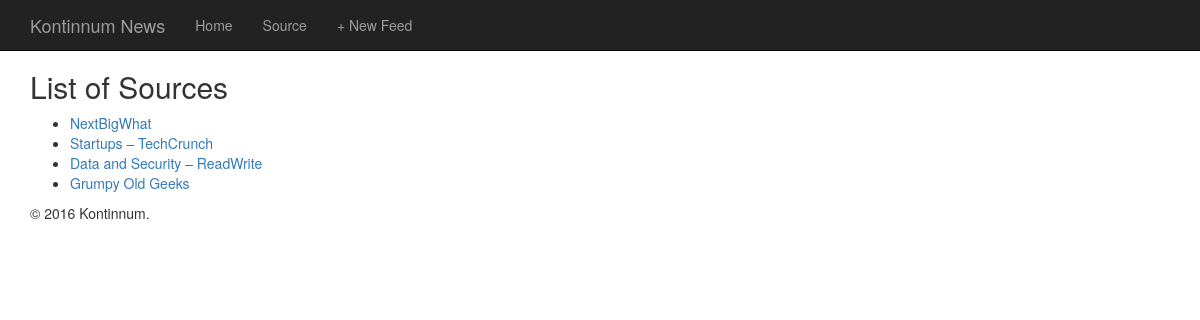
/news/feeds/, run on the app's committed database.
### news/models.py (models this page shows, shortened)
class Feed(models.Model):
    title = models.CharField(max_length=200)
    url = models.URLField()
    is_active = models.BooleanField(default=False)

### news/views.py (the view)
def feeds_list(request):
	feeds = Feed.objects.all();
	return render(request, 'news/feeds_list.html',{'feeds': feeds})

### news/templates/news/feeds_list.html
{% extends 'news/base.html'%}
{% block content %}
<h2>List of Sources </h2>
	<ul>
	{% for feed in feeds %}
		<li><a href="{{ feed.url }}">{{ feed.title }}</a> </li>
	{% endfor %}
	</ul>
{% endblock %}

### news/templates/news/base.html (style rules this page uses)
body { padding-top: 50px; padding-bottom: 20px; }

### data on the page
Feed: title "NextBigWhat"
Feed: title "Startups – TechCrunch"
Feed: title "Data and Security – ReadWrite"
Feed: title "Grumpy Old Geeks"
